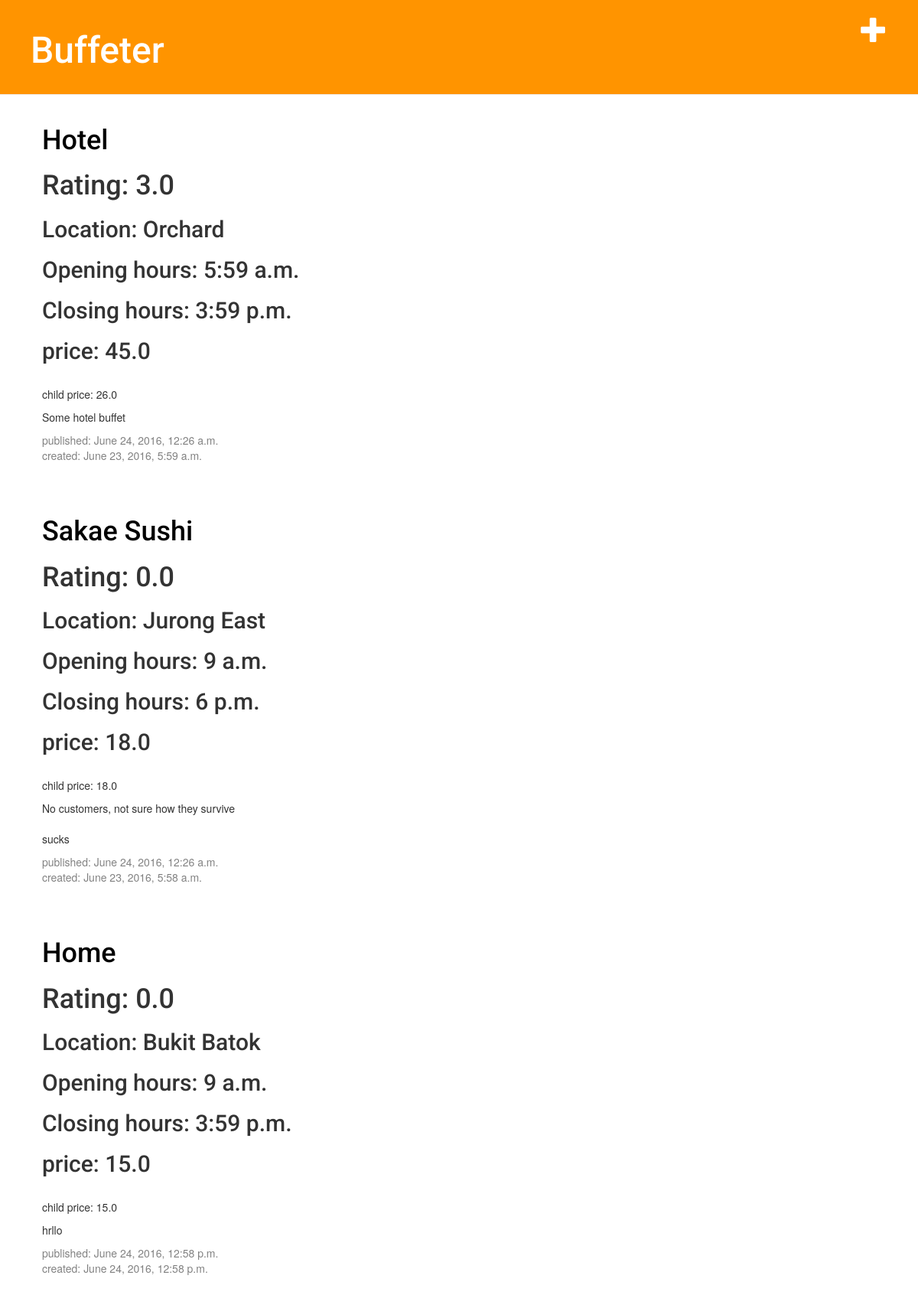
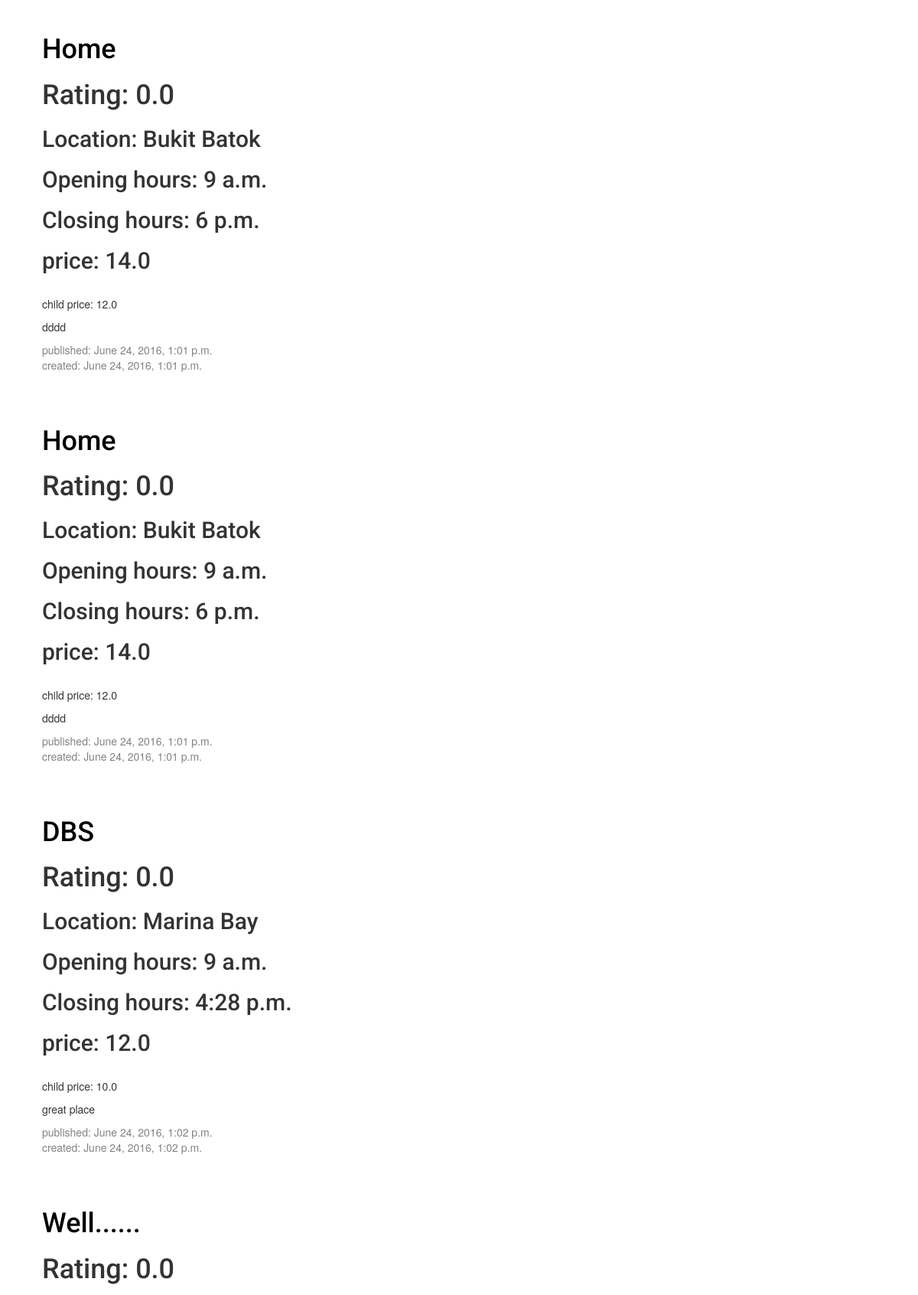
The page / (upper part) on the database its author committed (2 pictures, top to bottom).
### buffetinfo/models.py (models this page shows, shortened)
class Buffet(models.Model):
    author = models.ForeignKey('auth.User')
    name = models.CharField(max_length=200)
    location = models.CharField(max_length=200, choices=LOCATION_CHOICES)
    desc = models.TextField()
    hrs_opening = models.TimeField(help_text="Please use the following format: <em>HH:MM:SS</em>. 24-hour format")
    hrs_closing = models.TimeField(help_text="Please use the following format: <em>HH:MM:SS</em>. 24-hour format.")
    price = models.FloatField(help_text="in S$")
    child_price = models.FloatField(default="", blank=True, null=True)
    rating = models.FloatField(help_text = "0 to 1, where 0 is no stars and 1 is 5 stars")
    created_date = models.DateTimeField(
            default=timezone.now)
    published_date = models.DateTimeField(
            blank=True, null=True)

### buffetinfo/views.py (the view)
# urls.py: url(r'^$', views.buffet_list, name='buffet_list'),
def buffet_list(request):
	buffets = Buffet.objects.filter(published_date__lte=timezone.now()).order_by('published_date')
	return render(request, 'buffetinfo/buffet_list.html', {'buffets' : buffets})

### buffetinfo/templates/buffetinfo/buffet_list.html
{% extends 'buffetinfo/base.html' %}
{% block content %}
    {% for buffet in buffets %}
        <div class = "buffet">
            <h1><a href="{% url 'buffet_detail' pk=buffet.pk %}">{{ buffet.name }}</a></h1>
            <h1> Rating: {{ buffet.rating }} </h1>
            <h2> Location: {{ buffet.location }} </h2>
            <h2> Opening hours: {{ buffet.hrs_opening }} </h2>
            <h2> Closing hours: {{ buffet.hrs_closing }} </h2>
            <div class = "price">
            	<p> <h2> price: {{ buffet.price }} </h2>
            		<br>
            		child price: {{ buffet.child_price|default_if_none:"No child price!" }}
            	</p>
            </div>
            <p>{{ buffet.desc|linebreaksbr }}</p>
            <div class = "date">
                <p>published: {{ buffet.published_date }}
                	<br>
                	created: {{ buffet.created_date }}
                </p>
            </div>
        </div>
    {% endfor %}
{% endblock %}

### buffetinfo/static/css/buffetinfo.css (style rules this page uses)
h1, h2, h3, h4 { font-family: 'Roboto', sans-serif; }
.date { color: #828282; }
.buffet { margin-bottom: 70px; }
.buffet h1 a, .buffet h1 a:visited { color: #000000; }

### rows shown on the page
Buffet: name "Hotel", rating "3.0", location "Orchard", hrs_opening "5:59 a.m.", hrs_closing "3:59 p.m.", price "45.0", child_price "26.0", desc "Some hotel buffet", published_date "June 24, 2016, 12:26 a.m.", created_date "June 23, 2016, 5:59 a.m."
Buffet: name "Sakae Sushi", rating "0.0", location "Jurong East", hrs_opening "9 a.m.", hrs_closing "6 p.m.", price "18.0", child_price "18.0", desc "No customers, not sure how they survive sucks", published_date "June 24, 2016, 12:26 a.m.", created_date "June 23, 2016, 5:58 a.m."
Buffet: name "Home", rating "0.0", location "Bukit Batok", hrs_opening "9 a.m.", hrs_closing "3:59 p.m.", price "15.0", child_price "15.0", desc "hrllo", published_date "June 24, 2016, 12:58 p.m.", created_date "June 24, 2016, 12:58 p.m."
Buffet: name "Home", rating "0.0", location "Bukit Batok", hrs_opening "9 a.m.", hrs_closing "6 p.m.", price "14.0", child_price "12.0", desc "dddd", published_date "June 24, 2016, 1:01 p.m.", created_date "June 24, 2016, 1:01 p.m."
Buffet: name "Home", rating "0.0", location "Bukit Batok", hrs_opening "9 a.m.", hrs_closing "6 p.m.", price "14.0", child_price "12.0", desc "dddd", published_date "June 24, 2016, 1:01 p.m.", created_date "June 24, 2016, 1:01 p.m."
Buffet: name "DBS", rating "0.0", location "Marina Bay", hrs_opening "9 a.m.", hrs_closing "4:28 p.m.", price "12.0", child_price "10.0", desc "great place", published_date "June 24, 2016, 1:02 p.m.", created_date "June 24, 2016, 1:02 p.m."
Buffet: name "Well......", rating "0.0"
